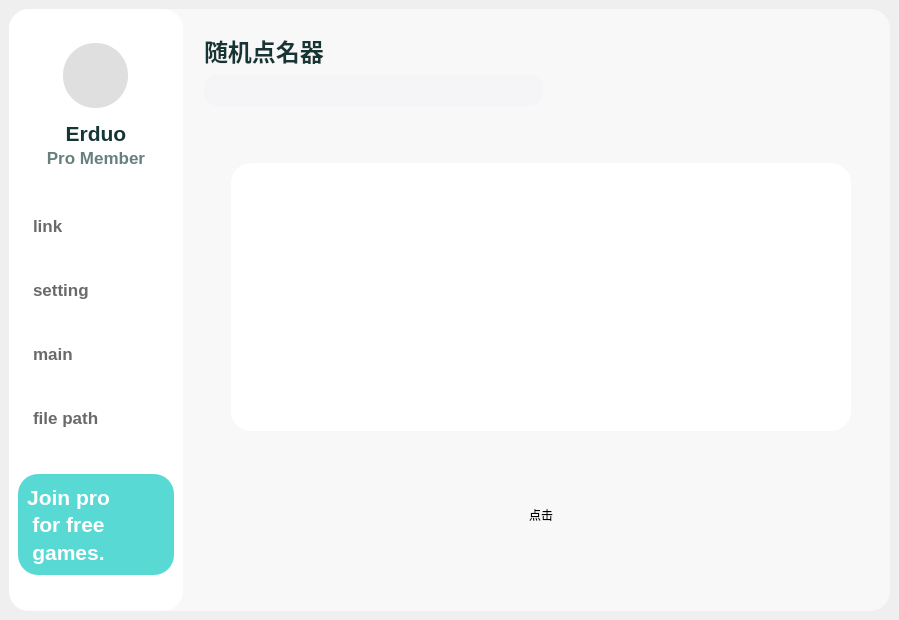
<?xml version="1.0" encoding="UTF-8"?>
<ui version="4.0">
 <class>RollCaller</class>
 <widget class="QMainWindow" name="RollCaller">
  <property name="geometry">
   <rect>
    <x>0</x>
    <y>0</y>
    <width>899</width>
    <height>620</height>
   </rect>
  </property>
  <property name="windowTitle">
   <string>MainWindow</string>
  </property>
  <property name="styleSheet">
   <string notr="true">QScrollBar:horizontal{
    height:8px;
    background:rgba(0,0,0,0%);
border-radius:4px;

}
QScrollBar::handle:horizontal{
    background:rgba(125,125,125,50%);
border-radius:4px;
}
QScrollBar::handle:horizontal:hover{
    background:rgba(125,125,125,100%);
    min-width:0;
}
QScrollBar::add-line:horizontal{
    height:0px;width:0px;

}
QScrollBar::sub-line:horizontal{
    height:0px;width:0px;

}
QScrollBar::add-line:horizontal:hover{
    height:0px;width:0px;

}
QScrollBar::sub-line:horizontal:hover{
    height:0px;width:0px;

}
QScrollBar::add-page:horizontal,QScrollBar::sub-page:horizontal
{
    background:rgba(0,0,0,10%);
    border-radius:4px;
}

QScrollBar:vertical{
    width:8px;
    background:rgba(0,0,0,0%);

}
QScrollBar::handle:vertical{
    width:0px;
    background:rgba(125,125,125,50%);
    border-radius:4px;
}
QScrollBar::handle:vertical:hover{
    width:0px;
    background:rgba(125,125,125,100%);
    border-radius:4px;
    min-width:20;
}
QScrollBar::add-line:vertical{
    height:0px;width:0px;

}
QScrollBar::sub-line:vertical{
    height:0px;width:0px;

}
QScrollBar::add-line:vertical:hover{
    height:0px;width:0px;

}
QScrollBar::sub-line:vertical:hover{
    height:0px;width:0px;

}
QScrollBar::add-page:vertical,QScrollBar::sub-page:vertical
{
    background:rgba(0,0,0,10%);
    border-radius:4px;
}
</string>
  </property>
  <widget class="QWidget" name="centralwidget">
   <layout class="QHBoxLayout" name="horizontalLayout_8">
    <item>
     <widget class="QFrame" name="frame">
      <property name="styleSheet">
       <string notr="true">QFrame#frame{
	background-color: rgba(255, 255, 255, 150);
	border-radius:20px;
}</string>
      </property>
      <property name="frameShape">
       <enum>QFrame::StyledPanel</enum>
      </property>
      <property name="frameShadow">
       <enum>QFrame::Raised</enum>
      </property>
      <layout class="QHBoxLayout" name="horizontalLayout_7" stretch="1,4">
       <property name="spacing">
        <number>12</number>
       </property>
       <property name="leftMargin">
        <number>0</number>
       </property>
       <property name="topMargin">
        <number>0</number>
       </property>
       <property name="rightMargin">
        <number>0</number>
       </property>
       <property name="bottomMargin">
        <number>0</number>
       </property>
       <item>
        <widget class="QFrame" name="frame_2">
         <property name="styleSheet">
          <string notr="true">QFrame#frame_2{
	background-color: rgba(255, 255, 255, 255);
	border-radius:20px;
}</string>
         </property>
         <property name="frameShape">
          <enum>QFrame::StyledPanel</enum>
         </property>
         <property name="frameShadow">
          <enum>QFrame::Raised</enum>
         </property>
         <layout class="QVBoxLayout" name="verticalLayout_2" stretch="1,0,0,3,1">
          <property name="spacing">
           <number>2</number>
          </property>
          <property name="bottomMargin">
           <number>36</number>
          </property>
          <item>
           <widget class="QFrame" name="frame_5">
            <property name="styleSheet">
             <string notr="true">border:none</string>
            </property>
            <property name="frameShape">
             <enum>QFrame::StyledPanel</enum>
            </property>
            <property name="frameShadow">
             <enum>QFrame::Raised</enum>
            </property>
            <layout class="QHBoxLayout" name="horizontalLayout_6">
             <property name="topMargin">
              <number>24</number>
             </property>
             <item>
              <widget class="QWidget" name="widget_6" native="true">
               <property name="minimumSize">
                <size>
                 <width>65</width>
                 <height>65</height>
                </size>
               </property>
               <property name="maximumSize">
                <size>
                 <width>65</width>
                 <height>65</height>
                </size>
               </property>
               <property name="styleSheet">
                <string notr="true">image: url(:/svg/Morikawa/01_Data/img/image/image.png);
border-radius:32px;
background-color: rgb(223, 223, 223);</string>
               </property>
              </widget>
             </item>
            </layout>
           </widget>
          </item>
          <item>
           <widget class="QLabel" name="label">
            <property name="font">
             <font>
              <pointsize>16</pointsize>
              <weight>75</weight>
              <bold>true</bold>
             </font>
            </property>
            <property name="styleSheet">
             <string notr="true">color: rgb(22, 54, 53)</string>
            </property>
            <property name="text">
             <string>Erduo</string>
            </property>
            <property name="alignment">
             <set>Qt::AlignCenter</set>
            </property>
           </widget>
          </item>
          <item>
           <widget class="QLabel" name="label_2">
            <property name="font">
             <font>
              <pointsize>13</pointsize>
              <weight>75</weight>
              <bold>true</bold>
             </font>
            </property>
            <property name="styleSheet">
             <string notr="true">color: rgb(102, 128, 127);</string>
            </property>
            <property name="text">
             <string>Pro Member</string>
            </property>
            <property name="alignment">
             <set>Qt::AlignCenter</set>
            </property>
           </widget>
          </item>
          <item>
           <widget class="QListWidget" name="listWidget">
            <property name="font">
             <font>
              <pointsize>13</pointsize>
              <weight>75</weight>
              <bold>true</bold>
             </font>
            </property>
            <property name="styleSheet">
             <string notr="true">QListView {
	padding-top:24px;
	border-radius: 20px;
	color: rgb(106, 106, 106);
}
QListView::item{
background-color: transparent;
height:40px;
padding-left:12px;
padding:12px;
}
QListView::item:hover {
	background-color: rgba(216, 216, 216, 50);

}
QListView::item:selected {
	/*background-color: transparent;*/
	background-color: rgba(90, 216, 212,50);
	color: rgb(40, 92, 90);
border-left: 2px solid rgb(90, 216, 212)


}
</string>
            </property>
            <property name="iconSize">
             <size>
              <width>24</width>
              <height>24</height>
             </size>
            </property>
            <item>
             <property name="text">
              <string>link</string>
             </property>
             <property name="icon">
              <iconset resource="C:/Users/yyc626qaz/Documents/Tencent Files/3543923864/FileRecv/pyqt5透明界面制作/Copying_1017/resources.qrc">
               <normaloff>:/buttom/img/buttom/github _github.svg</normaloff>:/buttom/img/buttom/github _github.svg</iconset>
             </property>
            </item>
            <item>
             <property name="text">
              <string>setting</string>
             </property>
             <property name="icon">
              <iconset resource="C:/Users/yyc626qaz/Documents/Tencent Files/3543923864/FileRecv/pyqt5透明界面制作/Copying_1017/resources.qrc">
               <normaloff>:/buttom/img/buttom/设置_setting.svg</normaloff>:/buttom/img/buttom/设置_setting.svg</iconset>
             </property>
            </item>
            <item>
             <property name="text">
              <string>main</string>
             </property>
             <property name="icon">
              <iconset resource="C:/Users/yyc626qaz/Documents/Tencent Files/3543923864/FileRecv/pyqt5透明界面制作/Copying_1017/resources.qrc">
               <normaloff>:/buttom/img/buttom/首页_home-two.svg</normaloff>:/buttom/img/buttom/首页_home-two.svg</iconset>
             </property>
            </item>
            <item>
             <property name="text">
              <string>file path</string>
             </property>
             <property name="icon">
              <iconset resource="C:/Users/yyc626qaz/Documents/Tencent Files/3543923864/FileRecv/pyqt5透明界面制作/Copying_1017/resources.qrc">
               <normaloff>:/buttom/img/buttom/文件-txt_file-txt.svg</normaloff>:/buttom/img/buttom/文件-txt_file-txt.svg</iconset>
             </property>
            </item>
           </widget>
          </item>
          <item>
           <widget class="QFrame" name="frame_6">
            <property name="styleSheet">
             <string notr="true">QFrame{
	background-color: rgb(89, 217, 212);
	border-radius:20px;color: rgb(255, 255, 255);
}

</string>
            </property>
            <property name="frameShape">
             <enum>QFrame::StyledPanel</enum>
            </property>
            <property name="frameShadow">
             <enum>QFrame::Raised</enum>
            </property>
            <layout class="QHBoxLayout" name="horizontalLayout">
             <item>
              <layout class="QVBoxLayout" name="verticalLayout">
               <property name="spacing">
                <number>0</number>
               </property>
               <item>
                <widget class="QLabel" name="label_3">
                 <property name="font">
                  <font>
                   <pointsize>16</pointsize>
                   <weight>75</weight>
                   <bold>true</bold>
                  </font>
                 </property>
                 <property name="text">
                  <string>Join pro</string>
                 </property>
                 <property name="alignment">
                  <set>Qt::AlignCenter</set>
                 </property>
                </widget>
               </item>
               <item>
                <widget class="QLabel" name="label_4">
                 <property name="font">
                  <font>
                   <pointsize>16</pointsize>
                   <weight>75</weight>
                   <bold>true</bold>
                  </font>
                 </property>
                 <property name="text">
                  <string>for free</string>
                 </property>
                 <property name="alignment">
                  <set>Qt::AlignCenter</set>
                 </property>
                </widget>
               </item>
               <item>
                <widget class="QLabel" name="label_5">
                 <property name="font">
                  <font>
                   <pointsize>16</pointsize>
                   <weight>75</weight>
                   <bold>true</bold>
                  </font>
                 </property>
                 <property name="text">
                  <string>games.</string>
                 </property>
                 <property name="alignment">
                  <set>Qt::AlignCenter</set>
                 </property>
                </widget>
               </item>
              </layout>
             </item>
             <item>
              <widget class="QWidget" name="widget_2" native="true">
               <property name="styleSheet">
                <string notr="true">image: url(:/svg/Morikawa/01_Data/img/image/image.png);</string>
               </property>
              </widget>
             </item>
            </layout>
           </widget>
          </item>
         </layout>
        </widget>
       </item>
       <item>
        <layout class="QVBoxLayout" name="verticalLayout_6" stretch="0,1">
         <property name="spacing">
          <number>12</number>
         </property>
         <item>
          <widget class="QFrame" name="frame_3">
           <property name="styleSheet">
            <string notr="true">.QFrame{
	background-color: rgba(255, 255, 255, 0);
	border-radius:20px;
}</string>
           </property>
           <property name="frameShape">
            <enum>QFrame::StyledPanel</enum>
           </property>
           <property name="frameShadow">
            <enum>QFrame::Raised</enum>
           </property>
           <layout class="QVBoxLayout" name="verticalLayout_3">
            <property name="topMargin">
             <number>24</number>
            </property>
            <item>
             <widget class="QLabel" name="label_6">
              <property name="font">
               <font>
                <pointsize>18</pointsize>
                <weight>75</weight>
                <bold>true</bold>
               </font>
              </property>
              <property name="styleSheet">
               <string notr="true">color: rgb(22, 54, 53)</string>
              </property>
              <property name="text">
               <string>随机点名器</string>
              </property>
             </widget>
            </item>
            <item>
             <layout class="QHBoxLayout" name="horizontalLayout_2">
              <item>
               <widget class="QLineEdit" name="lineEdit">
                <property name="minimumSize">
                 <size>
                  <width>0</width>
                  <height>32</height>
                 </size>
                </property>
                <property name="styleSheet">
                 <string notr="true">QLineEdit{
	background-color: rgba(245, 244, 246,200);
border:0px solid red;
border-radius:14px;
}</string>
                </property>
                <property name="text">
                 <string/>
                </property>
               </widget>
              </item>
              <item>
               <spacer name="horizontalSpacer">
                <property name="orientation">
                 <enum>Qt::Horizontal</enum>
                </property>
                <property name="sizeHint" stdset="0">
                 <size>
                  <width>40</width>
                  <height>20</height>
                 </size>
                </property>
               </spacer>
              </item>
             </layout>
            </item>
           </layout>
          </widget>
         </item>
         <item>
          <widget class="QFrame" name="frame_4">
           <property name="styleSheet">
            <string notr="true">.QFrame{
	background-color: rgba(255, 255, 255, 0);
	border-radius:20px;
}</string>
           </property>
           <property name="frameShape">
            <enum>QFrame::StyledPanel</enum>
           </property>
           <property name="frameShadow">
            <enum>QFrame::Raised</enum>
           </property>
           <layout class="QHBoxLayout" name="horizontalLayout_13">
            <property name="leftMargin">
             <number>0</number>
            </property>
            <property name="topMargin">
             <number>0</number>
            </property>
            <property name="rightMargin">
             <number>0</number>
            </property>
            <property name="bottomMargin">
             <number>0</number>
            </property>
            <item>
             <widget class="QScrollArea" name="scrollArea">
              <property name="styleSheet">
               <string notr="true">QWidget{
border:none;
	background-color: rgba(255, 255, 255, 0);
}</string>
              </property>
              <property name="verticalScrollBarPolicy">
               <enum>Qt::ScrollBarAlwaysOff</enum>
              </property>
              <property name="horizontalScrollBarPolicy">
               <enum>Qt::ScrollBarAlwaysOff</enum>
              </property>
              <property name="widgetResizable">
               <bool>true</bool>
              </property>
              <widget class="QWidget" name="scrollAreaWidgetContents">
               <property name="geometry">
                <rect>
                 <x>0</x>
                 <y>0</y>
                 <width>780</width>
                 <height>491</height>
                </rect>
               </property>
               <layout class="QVBoxLayout" name="verticalLayout_13">
                <property name="spacing">
                 <number>24</number>
                </property>
                <property name="leftMargin">
                 <number>36</number>
                </property>
                <property name="topMargin">
                 <number>36</number>
                </property>
                <property name="rightMargin">
                 <number>124</number>
                </property>
                <property name="bottomMargin">
                 <number>36</number>
                </property>
                <item>
                 <widget class="QTextBrowser" name="textBrowser">
                  <property name="minimumSize">
                   <size>
                    <width>620</width>
                    <height>0</height>
                   </size>
                  </property>
                  <property name="maximumSize">
                   <size>
                    <width>16777215</width>
                    <height>600</height>
                   </size>
                  </property>
                  <property name="styleSheet">
                   <string notr="true">QTextBrowser#textBrowser{
	background-color: white;
	border-radius:20px;
	color: rgb(0, 0, 0);
}</string>
                  </property>
                 </widget>
                </item>
                <item>
                 <widget class="QPushButton" name="pushButton">
                  <property name="enabled">
                   <bool>true</bool>
                  </property>
                  <property name="minimumSize">
                   <size>
                    <width>220</width>
                    <height>120</height>
                   </size>
                  </property>
                  <property name="sizeIncrement">
                   <size>
                    <width>0</width>
                    <height>0</height>
                   </size>
                  </property>
                  <property name="baseSize">
                   <size>
                    <width>0</width>
                    <height>0</height>
                   </size>
                  </property>
                  <property name="cursor">
                   <cursorShape>ArrowCursor</cursorShape>
                  </property>
                  <property name="autoFillBackground">
                   <bool>false</bool>
                  </property>
                  <property name="styleSheet">
                   <string notr="true">QPushButton#pushButton {
	font: 19pt &quot;Agency FB&quot;;
    background-color: qlineargradient(
        x1:0, y0:0, x2:1, y2:0,
        stop:0 rgb(137, 247, 254)
        stop:1 rgb(102, 166, 255)
    );
    border-radius: 20px;
    color: rgb(0, 0, 0);
}


QPushButton#pushButton::hover{    background-color: qlineargradient(
        x1:0, y0:0, x2:1, y2:0,
        stop:0 rgb(161, 196, 253),  /* #ff8177 */
        stop:1 rgb(194, 233, 251)  /* #b12a5b */
    );;

}
QPushButton#pushButton::pressed{    background-color: qlineargradient(
        x1:0, y0:0, x2:1, y2:0,
        stop:0 rgb(194, 233, 251),  /* #ff8177 */
        stop:1 rgb(161, 196, 253)  /* #b12a5b */
    );;

}
</string>
                  </property>
                  <property name="inputMethodHints">
                   <set>Qt::ImhNone</set>
                  </property>
                  <property name="text">
                   <string>点击</string>
                  </property>
                  <property name="autoRepeat">
                   <bool>false</bool>
                  </property>
                  <property name="autoDefault">
                   <bool>false</bool>
                  </property>
                  <property name="default">
                   <bool>false</bool>
                  </property>
                  <property name="flat">
                   <bool>false</bool>
                  </property>
                 </widget>
                </item>
               </layout>
               <zorder>pushButton</zorder>
               <zorder>textBrowser</zorder>
              </widget>
             </widget>
            </item>
           </layout>
          </widget>
         </item>
        </layout>
       </item>
      </layout>
     </widget>
    </item>
   </layout>
  </widget>
 </widget>
 <resources>
  <include location="C:/Users/yyc626qaz/Documents/Tencent Files/3543923864/FileRecv/pyqt5透明界面制作/Copying_1017/resources.qrc"/>
 </resources>
 <connections/>
</ui>
